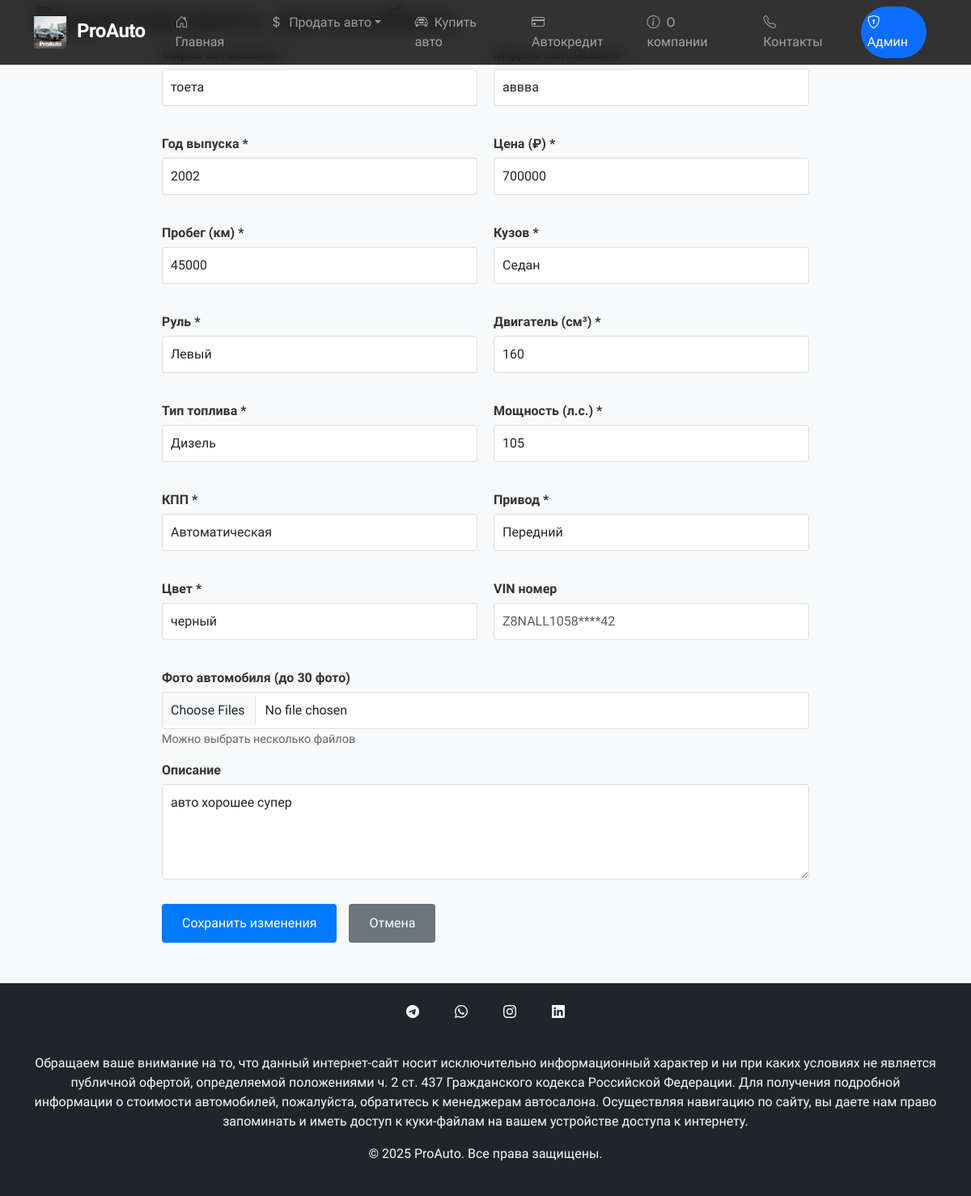
Page /cars/edit/1 (signed in) on the committed database.
### models/database.py (models this page shows)
class Car(db.Model):
    id = db.Column(db.Integer, primary_key=True)
    brand = db.Column(db.String(100), nullable=False)  # Марка
    model = db.Column(db.String(100), nullable=False)  # Модель
    year = db.Column(db.Integer, nullable=False)  # Год выпуска
    price = db.Column(db.Integer, nullable=False)  # Цена
    mileage = db.Column(db.Integer, nullable=False)  # Пробег
    body_type = db.Column(db.String(50), nullable=False)  # Кузов
    steering = db.Column(db.String(50), nullable=False)  # Руль (левый/правый)
    engine_volume = db.Column(db.String(50), nullable=False)  # Двигатель (объем)
    fuel_type = db.Column(db.String(50), nullable=False)  # Тип топлива
    power = db.Column(db.String(50), nullable=False)  # Мощность (л.с.)
    transmission = db.Column(db.String(50), nullable=False)  # КПП
    drive = db.Column(db.String(50), nullable=False)  # Привод
    color = db.Column(db.String(50), nullable=False)  # Цвет
    vin = db.Column(db.String(100), nullable=True)  # VIN номер
    description = db.Column(db.Text, nullable=True)  # Описание
    image_path = db.Column(db.String(200), nullable=True)  # Путь к фото
    created_at = db.Column(db.DateTime, default=datetime.utcnow)
    is_active = db.Column(db.Boolean, default=True)

### routes/cars.py (the view, shortened to what this page needs)
@cars_bp.route('/cars/edit/<int:id>', methods=['GET', 'POST'])
@admin_required
def edit_car(id):
    car = Car.query.get_or_404(id)
    return render_template('admin/car_form.html', car=car)

### routes/cars.py (called while the page is built)
def admin_required(f):
    @wraps(f)
    def decorated_function(*args, **kwargs):
        if not session.get('admin_logged_in'):
            return redirect(url_for('admin.login'))
        return f(*args, **kwargs)
    return decorated_function

### templates/admin/car_form.html (shortened to what this page needs)
{% extends "base.html" %}
{% block content %}
<div class="container">
    <h1>{% if car %}Редактировать автомобиль{% else %}Добавить автомобиль{% endif %}</h1>
    <form method="POST" enctype="multipart/form-data" class="car-form">
        <div class="form-row">
            <div class="form-group">
                <label for="brand">Марка автомобиля *</label>
                <input type="text" id="brand" name="brand" value="{{ car.brand if car }}" required class="form-control">
            </div>
            <div class="form-group">
                <label for="model">Модель автомобиля *</label>
                <input type="text" id="model" name="model" value="{{ car.model if car }}" required class="form-control">
            </div>
        </div>
        <div class="form-row">
            <div class="form-group">
                <label for="year">Год выпуска *</label>
                <input type="number" id="year" name="year" value="{{ car.year if car }}" min="1990" max="2025" required class="form-control">
            </div>
            <div class="form-group">
                <label for="price">Цена (₽) *</label>
                <input type="number" id="price" name="price" value="{{ car.price if car }}" required class="form-control">
            </div>
        </div>
        <div class="form-row">
            <div class="form-group">
                <label for="mileage">Пробег (км) *</label>
                <input type="number" id="mileage" name="mileage" value="{{ car.mileage if car }}" required class="form-control">
            </div>
            <div class="form-group">
                <label for="body_type">Кузов *</label>
                <select id="body_type" name="body_type" required class="form-control">
                    <option value="Седан" {% if car and car.body_type == 'Седан' %}selected{% endif %}>Седан</option>
                </select>
            </div>
        </div>
        <div class="form-row">
            <div class="form-group">
                <label for="steering">Руль *</label>
                <select id="steering" name="steering" required class="form-control">
                    <option value="Левый" {% if car and car.steering == 'Левый' %}selected{% endif %}>Левый</option>
                </select>
            </div>
            <div class="form-group">
                <label for="engine_volume">Двигатель (см³) *</label>
                <input type="text" id="engine_volume" name="engine_volume" value="{{ car.engine_volume if car }}" required class="form-control" placeholder="1598">
            </div>
        </div>
        <div class="form-row">
            <div class="form-group">
                <label for="fuel_type">Тип топлива *</label>
                <select id="fuel_type" name="fuel_type" required class="form-control">
                    <option value="Дизель" {% if car and car.fuel_type == 'Дизель' %}selected{% endif %}>Дизель</option>
                </select>
            </div>
            <div class="form-group">
                <label for="power">Мощность (л.с.) *</label>
                <input type="text" id="power" name="power" value="{{ car.power if car }}" required class="form-control" placeholder="102">
            </div>
        </div>
        <div class="form-row">
            <div class="form-group">
                <label for="transmission">КПП *</label>
                <select id="transmission" name="transmission" required class="form-control">
                    <option value="Автоматическая" {% if car and car.transmission == 'Автоматическая' %}selected{% endif %}>Автоматическая</option>
                </select>
            </div>
            <div class="form-group">
                <label for="drive">Привод *</label>
                <select id="drive" name="drive" required class="form-control">
                    <option value="Передний" {% if car and car.drive == 'Передний' %}selected{% endif %}>Передний</option>
                </select>
            </div>
        </div>
        <div class="form-row">
            <div class="form-group">
                <label for="color">Цвет *</label>
                <input type="text" id="color" name="color" value="{{ car.color if car }}" required class="form-control" placeholder="серебристый">
            </div>
            <div class="form-group">
                <label for="vin">VIN номер</label>
                <input type="text" id="vin" name="vin" value="{{ car.vin if car }}" class="form-control" placeholder="Z8NALL1058****42">
            </div>
        </div>
        <div class="form-group">
            <label for="image">Фото автомобиля (до 30 фото)</label>
            <input type="file" id="image" name="image" multiple accept="image/*" class="form-control">
            <small class="form-text">Можно выбрать несколько файлов</small>
        </div>
        <div class="form-group">
            <label for="description">Описание</label>
            <textarea id="description" name="description" rows="4" class="form-control">{{ car.description if car }}</textarea>
        </div>
        <div class="form-actions">
            <button type="submit" class="btn btn-primary">{% if car %}Сохранить изменения{% else %}Добавить автомобиль{% endif %}</button>
            <a href="{{ url_for('cars.cars_list') }}" class="btn btn-secondary">Отмена</a>
        </div>
    </form>
</div>
{% endblock %}

### static/css/style.css (style rules this page uses)
body { font-family: 'Raleway', sans-serif; background-color: #f8f9fa; overflow-x: hidden; }

### templates/admin/car_form.html (style rules this page uses)
.car-form { max-width: 800px; margin: 0 auto; }
.form-row { display: grid; grid-template-columns: 1fr 1fr; gap: 20px; margin-bottom: 20px; }
.form-group { margin-bottom: 15px; }
.form-group label { display: block; margin-bottom: 5px; font-weight: bold; color: #333; }
.form-control { width: 100%; padding: 10px; border: 1px solid #ddd; border-radius: 4px; font-size: 16px; box-sizing: border-box; }
.form-text { color: #666; font-size: 0.9em; margin-top: 5px; }
.form-actions { margin-top: 30px; display: flex; gap: 15px; }
.btn { padding: 12px 25px; border: none; border-radius: 4px; cursor: pointer; text-decoration: none; display: inline-block; text-align: center; font-size: 16px; }
.btn-primary { background: #007bff; color: white; }
.btn-secondary { background: #6c757d; color: white; }

### rows in the picture
Car: brand "тоета", model "аввва", year "2002", price "700000", mileage "45000", body_type "Седан", steering "Левый", engine_volume "160", fuel_type "Дизель", power "105", transmission "Автоматическая", drive "Передний", color "черный", description "авто хорошее супер"
